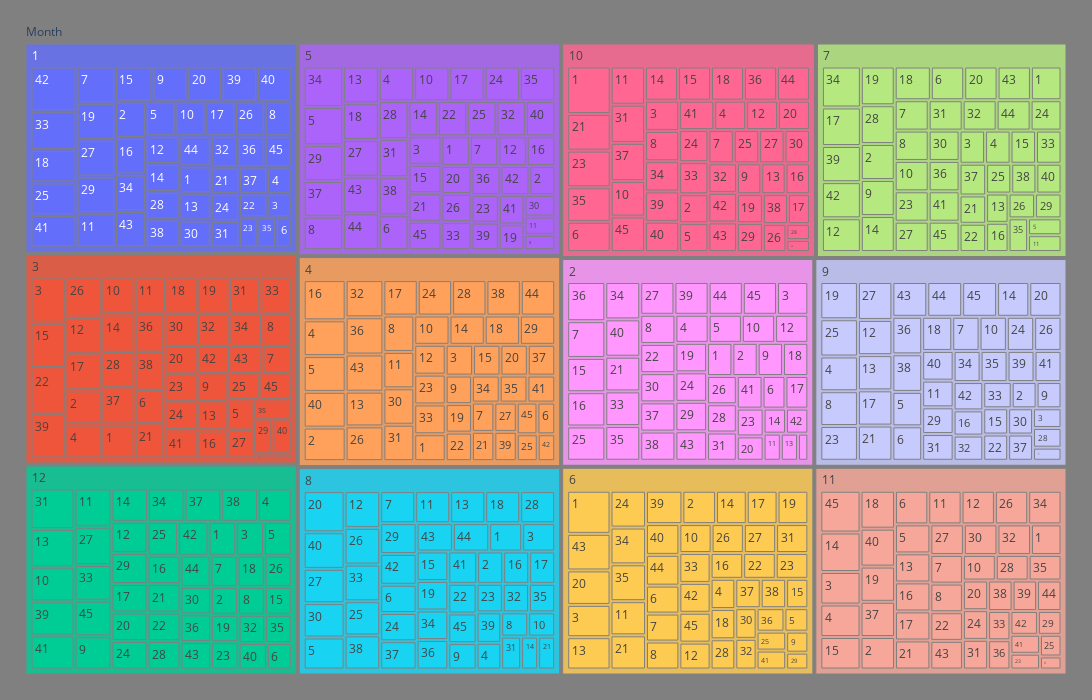

Write notebook code for a chart like this one.
### Code cell
import plotly.express as px
data_long["all"] = "Month"
fig = px.treemap(data_long, 
                 path=["all","month","당첨번호"],
                  width=1000, height=700
                )
fig.update_layout(
    margin=dict(l=20, r=20, t=20, b=20),
    paper_bgcolor="grey",

)
fig.show()

### Figure 1 — Plotly figure (JSON) as saved in the notebook; plotly's stock layout.template omitted (floating-point values rounded to 4 significant figures; data arrays with more than 128 entries replaced by an {"elided": "..."} marker saying what was removed)
{"data": [{"branchvalues": "total", "domain": {"x": [0, 1], "y": [0, 1]}, "hovertemplate": "labels=%{label}<br>count=%{value}<br>parent=%{parent}<br>id=%{id}<extra></extra>", "ids": {"elided": "553 str values"}, "labels": {"elided": "553 str values"}, "name": "", "parents": {"elided": "553 str values"}, "type": "treemap", "values": {"elided": "553 int values"}}], "layout": {"height": 700, "legend": {"tracegroupgap": 0}, "margin": {"b": 20, "l": 20, "r": 20, "t": 20}, "paper_bgcolor": "grey", "width": 1200}}
